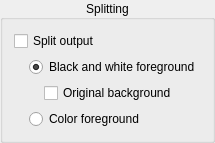
              <widget class="QGroupBox" name="splittingOptions">
               <property name="title">
                <string>Splitting</string>
               </property>
               <property name="alignment">
                <set>Qt::AlignCenter</set>
               </property>
               <layout class="QHBoxLayout" name="horizontalLayout_18">
                <item>
                 <layout class="QVBoxLayout" name="verticalLayout_22">
                  <item>
                   <widget class="QCheckBox" name="splittingCB">
                    <property name="toolTip">
                     <string>Mixed mode only: also saves the page as two files, the text in the folder &quot;foreground&quot; and the pictures in the folder &quot;background&quot; next to the output files.</string>
                    </property>
                    <property name="text">
                     <string>Split output</string>
                    </property>
                   </widget>
                  </item>
<item>
<layout class="QVBoxLayout" name="splittingSubLayout">
<property name="leftMargin">
<number>15</number>
</property>
                  <item>
                   <widget class="QRadioButton" name="bwForegroundRB">
                    <property name="toolTip">
                     <string>The text is saved in black and white.</string>
                    </property>
                    <property name="text">
                     <string>Black and white foreground</string>
                    </property>
                    <property name="checked">
                     <bool>true</bool>
                    </property>
                   </widget>
                  </item>
                  <item>
                   <layout class="QHBoxLayout" name="horizontalLayout_27">
                    <item>
                     <spacer name="horizontalSpacer_59">
                      <property name="orientation">
                       <enum>Qt::Horizontal</enum>
                      </property>
                      <property name="sizeType">
                       <enum>QSizePolicy::Fixed</enum>
                      </property>
                      <property name="sizeHint" stdset="0">
                       <size>
                        <width>15</width>
                        <height>1</height>
                       </size>
                      </property>
                     </spacer>
                    </item>
                    <item>
                     <widget class="QCheckBox" name="originalBackgroundCB">
                      <property name="toolTip">
                       <string>Save the original background of the foreground layer.</string>
                      </property>
                      <property name="text">
                       <string>Original background</string>
                      </property>
                     </widget>
                    </item>
                   </layout>
                  </item>
                  <item>
                   <widget class="QRadioButton" name="colorForegroundRB">
                    <property name="toolTip">
                     <string>The text keeps its colors.</string>
                    </property>
                    <property name="text">
                     <string>Color foreground</string>
                    </property>
                   </widget>
                  </item>
</layout>
</item>
                 </layout>
                </item>
                <item>
                 <spacer name="horizontalSpacer_48">
                  <property name="orientation">
                   <enum>Qt::Horizontal</enum>
                  </property>
                  <property name="sizeHint" stdset="0">
                   <size>
                    <width>1</width>
                    <height>1</height>
                   </size>
                  </property>
                 </spacer>
                </item>
               </layout>
              </widget>
